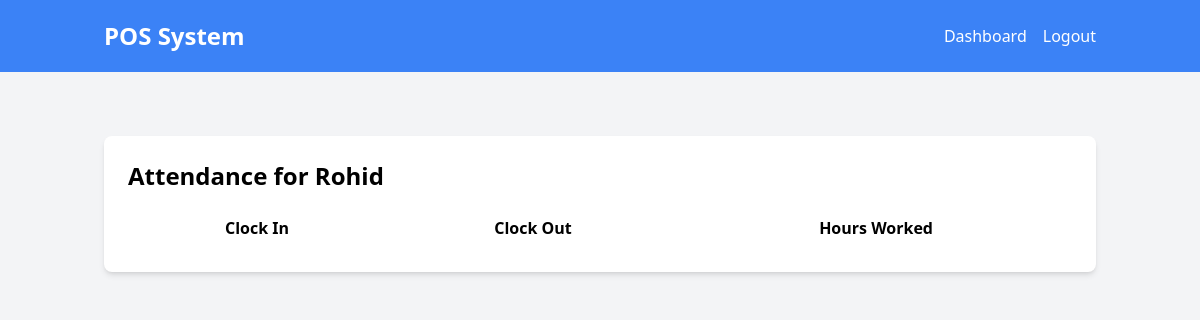
The page /employee/attendance/1 (signed in) on the database as committed earlier.
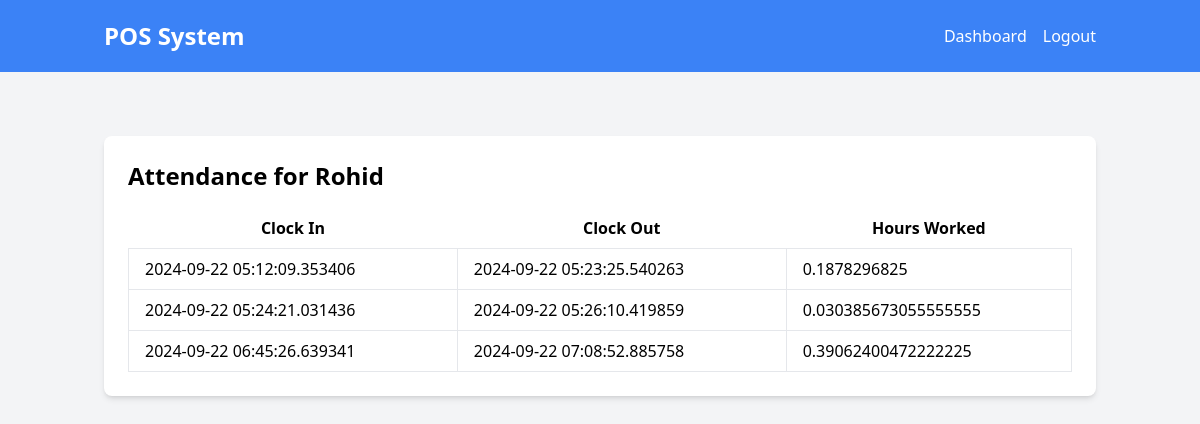
The same page on the database as committed later.
### models.py (models this page shows)
class Attendance(db.Model):
    id = db.Column(db.Integer, primary_key=True)
    employee_id = db.Column(db.Integer, db.ForeignKey('employee.id'), nullable=False)
    clock_in = db.Column(db.DateTime, nullable=False)
    clock_out = db.Column(db.DateTime, nullable=True)
    @property
    def worked_hours(self):
        if self.clock_out:
            return (self.clock_out - self.clock_in).total_seconds() / 3600  # hours worked
        return None

### routes.py (the view)
    @app.route("/employee/attendance/<int:employee_id>", methods=["GET"])
    @login_required
    def employee_attendance(employee_id):
        employee = Employee.query.get_or_404(employee_id)
        attendance_records = Attendance.query.filter_by(employee_id=employee_id).all()
        return render_template('employee_attendance.html', employee=employee, attendance_records=attendance_records)

### templates/employee_attendance.html
{% extends "base.html" %} {% block content %}
<div class="container mx-auto mt-8 p-6 bg-white shadow-md rounded-lg">
  <h1 class="text-2xl font-bold mb-4">Attendance for {{ employee.name }}</h1>
  <table class="table-auto w-full">
    <thead>
      <tr>
        <th class="px-4 py-2">Clock In</th>
        <th class="px-4 py-2">Clock Out</th>
        <th class="px-4 py-2">Hours Worked</th>
      </tr>
    </thead>
    <tbody>
      {% for record in attendance_records %}
      <tr>
        <td class="border px-4 py-2">{{ record.clock_in }}</td>
        <td class="border px-4 py-2">
          {{ record.clock_out or 'Still Working' }}
        </td>
        <td class="border px-4 py-2">
          {{ record.worked_hours if record.clock_out else 'N/A' }}
        </td>
      </tr>
      {% endfor %}
    </tbody>
  </table>
</div>
{% endblock %}

Rows that differ between the two databases and show on the page:
added Attendance: clock_in "2024-09-22 05:12:09.353406", clock_out "2024-09-22 05:23:25.540263", clock_out+clock_in "0.1878296825"
added Attendance: clock_in "2024-09-22 05:24:21.031436", clock_out "2024-09-22 05:26:10.419859", clock_out+clock_in "0.030385673055555555"
added Attendance: clock_in "2024-09-22 06:45:26.639341", clock_out "2024-09-22 07:08:52.885758", clock_out+clock_in "0.39062400472222225"
